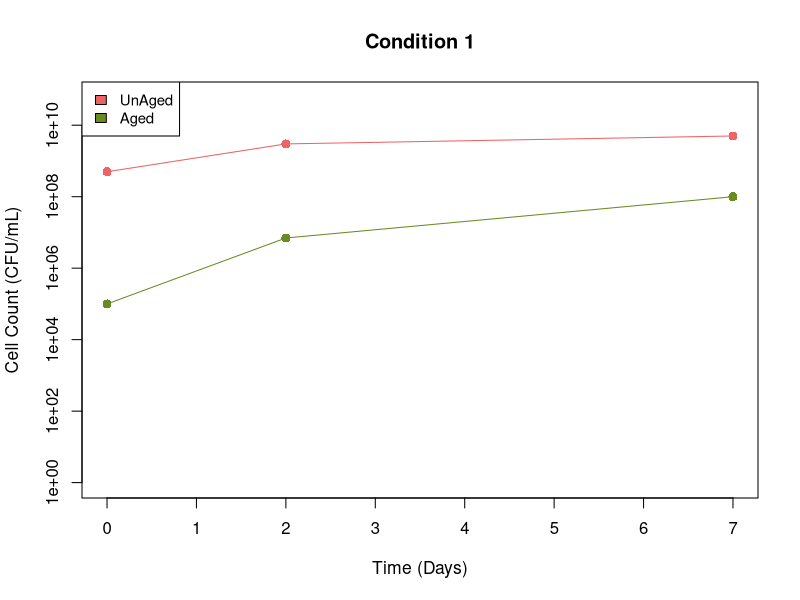
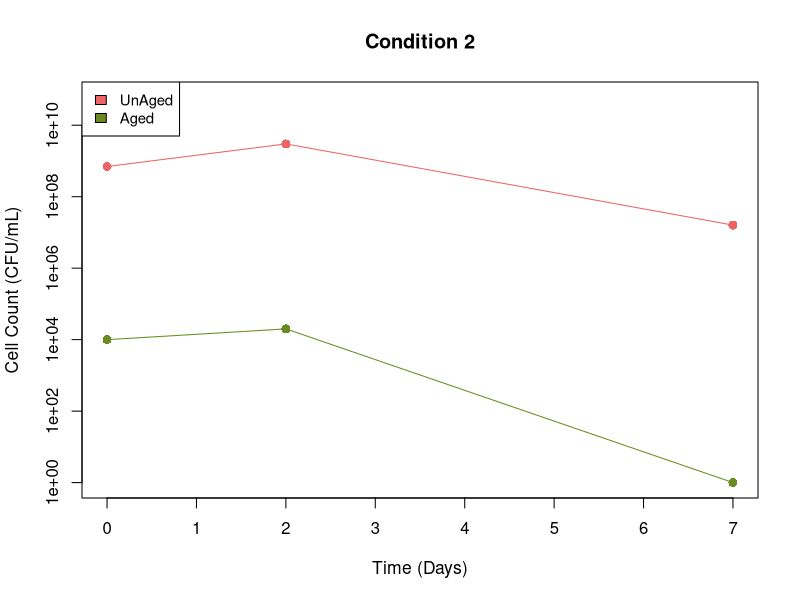
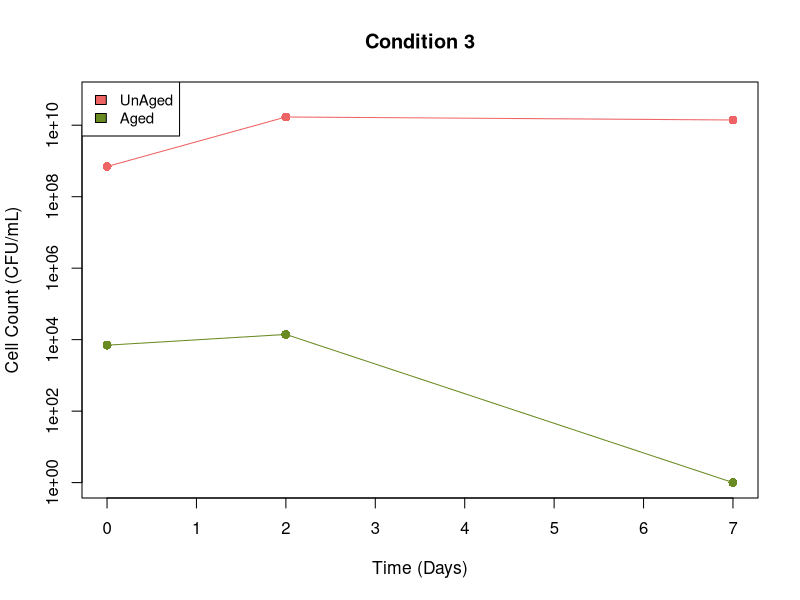

Recreate these plots in R, in order.


####11111111#####

data1 <- matrix(nrow = 3, ncol = 3)
data2 <- matrix(nrow = 3, ncol = 3)
data3 <- matrix(nrow = 3, ncol = 3)

data1[,1] <- c(0,2,7)
data1[,2] <- c(100000,
               7000000,
               100000000)
data1[,3] <- c(500000000,
               3000000000,
               5000000000)

data3[,1] <- c(0,2,7)
data3[,2] <- c(7000,
               14000,
               1)
data3[,3] <- c(700000000,
               17000000000,
               14000000000)

data2[,1] <- c(0,2,7)
data2[,2] <- c(10000,
               20000,
               1)
data2[,3] <- c(700000000,
               3000000000,
               16000000)


data1 <- as.data.frame(data1)

Day <- data1[,1]
Aged.Cells <-data1[,2]
Young.Cells <-data1[,3]




plot(0,type='n', #make empty plot 
     xlim=c(0, 7), 
     ylim=c(1, 60000000000) 
     , xlab= 'Time (Days)', 
     ylab = 'Cell Count (CFU/mL)', 
     main = 'Condition 1', 
     pch=19, yaxt='n', axes=F, # removed axes
     cex.lab=1.05, log = 'y') # make empty plot to fill in

axis(1)
axis(2)
box()

points(Aged.Cells ~ Day, col = "olivedrab4", lwd = 1, cex = 1.2, lty = 1, pch = 16)

lines(Aged.Cells ~ Day, col = "olivedrab4", lwd = 1, cex = 1.2, lty = 1, pch = 16)


points(Young.Cells ~ Day, col = "indianred2", lwd = 1, cex = 1.2, lty = 1, pch = 16) 

lines(Young.Cells ~ Day, col = "indianred2", lwd = 1, cex = 1.2, lty = 1, pch = 16)

legend("topleft", legend=c('UnAged', 'Aged'), fill = c("indianred2","olivedrab4"), cex=0.9)

#####22222222####



data2 <- as.data.frame(data2)

Day <- data2[,1]
Aged.Cells2 <-data2[,2]
Young.Cells2 <-data2[,3]




plot(0,type='n', #make empty plot 
     xlim=c(0, 7), 
     ylim=c(1, 60000000000) 
     , xlab= 'Time (Days)', 
     ylab = 'Cell Count (CFU/mL)', 
     main = 'Condition 2', 
     pch=19, yaxt='n', axes=F, # removed axes
     cex.lab=1.05, log = 'y') # make empty plot to fill in

axis(1)
axis(2)
box()

points(Aged.Cells2 ~ Day, col = "olivedrab4", lwd = 1, cex = 1.2, lty = 1, pch = 16)

lines(Aged.Cells2 ~ Day, col = "olivedrab4", lwd = 1, cex = 1.2, lty = 1, pch = 16)


points(Young.Cells2 ~ Day, col = "indianred2", lwd = 1, cex = 1.2, lty = 1, pch = 16) 

lines(Young.Cells2 ~ Day, col = "indianred2", lwd = 1, cex = 1.2, lty = 1, pch = 16)

legend("topleft", legend=c('UnAged', 'Aged'), fill = c("indianred2","olivedrab4"), cex=0.9)


####3333333#####



data3 <- as.data.frame(data3)

Day <- data3[,1]
Aged.Cells3 <-data3[,2]
Young.Cells3 <-data3[,3]




plot(0,type='n', #make empty plot 
     xlim=c(0, 7), 
     ylim=c(1, 60000000000) 
     , xlab= 'Time (Days)', 
     ylab = 'Cell Count (CFU/mL)', 
     main = 'Condition 3', 
     pch=19, yaxt='n', axes=F, # removed axes
     cex.lab=1.05, log = 'y') # make empty plot to fill in

axis(1)
axis(2)
box()

points(Aged.Cells3 ~ Day, col = "olivedrab4", lwd = 1, cex = 1.2, lty = 1, pch = 16)

lines(Aged.Cells3 ~ Day, col = "olivedrab4", lwd = 1, cex = 1.2, lty = 1, pch = 16)


points(Young.Cells3 ~ Day, col = "indianred2", lwd = 1, cex = 1.2, lty = 1, pch = 16) 

lines(Young.Cells3 ~ Day, col = "indianred2", lwd = 1, cex = 1.2, lty = 1, pch = 16)

legend("topleft", legend=c('UnAged', 'Aged'), fill = c("indianred2","olivedrab4"), cex=0.9)







